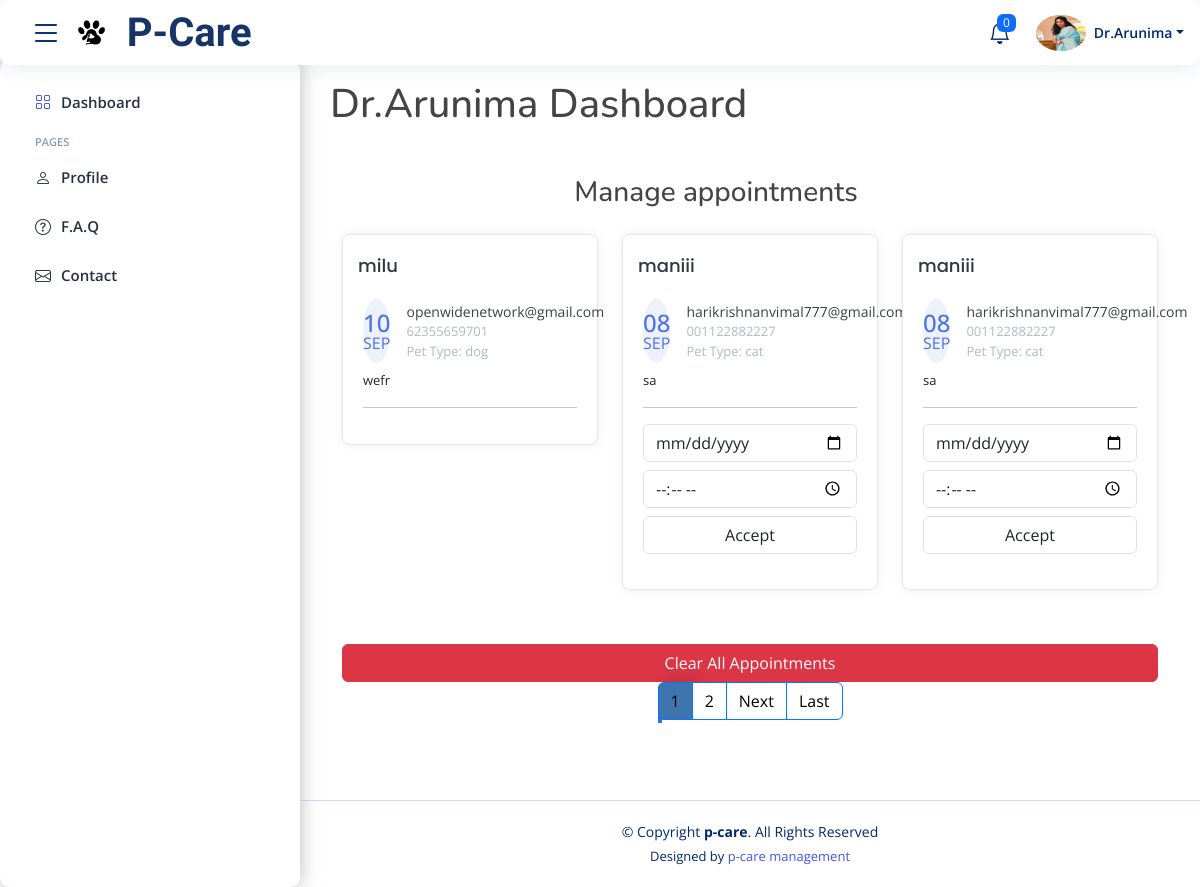
Page /hospital/dashboard/ (signed in) on the earlier database version.
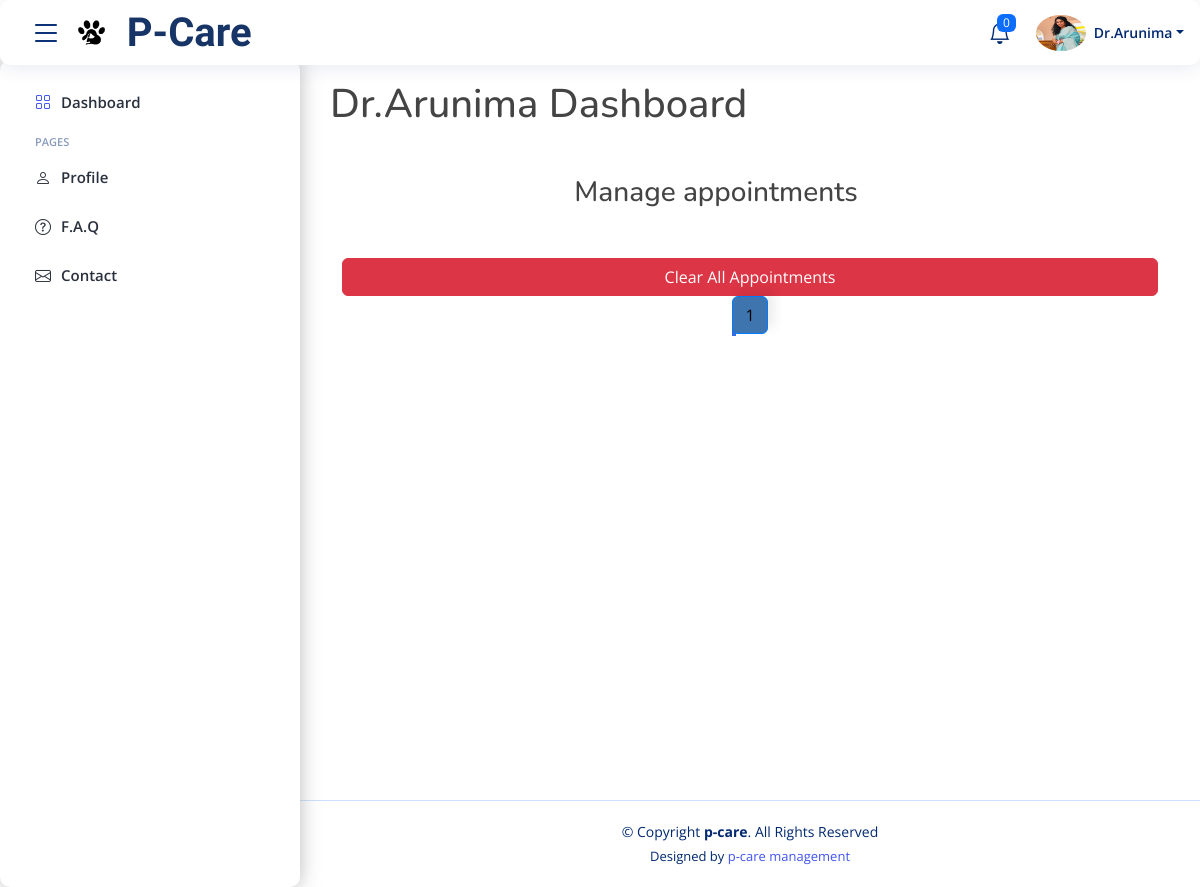
Same page on the later database version.
### user/models.py (models this page shows, shortened)
class Appointment(models.Model):
    user = models.ForeignKey(User, on_delete=models.CASCADE)
    pet_profile = models.ForeignKey('user.PetProfile', on_delete=models.CASCADE, default=1)  # Set default here
    name = models.CharField(max_length=100)
    email = models.EmailField()
    phone = models.CharField(max_length=15)
    treatment_type = models.CharField(max_length=20, choices=TREATMENT_CHOICES)
    hospital = models.ForeignKey('doctor.Hospital', on_delete=models.CASCADE)
    notes = models.TextField(blank=True, null=True)
    scheduled_date = models.DateTimeField(default=timezone.now)
    sent_date = models.DateField(default=timezone.now)
    accepted = models.BooleanField(default=False)
    accepted_date = models.DateField(auto_now_add=False, null=True, blank=True)
    class Meta:
        ordering = ["-sent_date"]

class PetProfile(models.Model):
    PET_TYPES = [
        ('dog', 'Dog'),
        ('cat', 'Cat'),
        ('bird', 'Bird'),
    ]
    user = models.OneToOneField(User, on_delete=models.CASCADE)
    pet_name = models.CharField(max_length=100)
    pet_birthdate = models.DateField()
    pet_type = models.CharField(max_length=10, choices=PET_TYPES)

### doctor/views.py (the view, shortened to what this page needs)
# urls.py: path('hospital/dashboard/', views.hospital_dashboard, name='hospital_dashboard'),
@login_required
def hospital_dashboard(request):
    if hasattr(request.user, 'hospital'):
        hospital = request.user.hospital
        appointments_list = Appointment.objects.filter(hospital=hospital).order_by('-sent_date')
        paginator = Paginator(appointments_list, 3)
        page = request.GET.get('page')
        try:
            appointments = paginator.page(page)
        except PageNotAnInteger:
            appointments = paginator.page(1)
        except EmptyPage:
            appointments = paginator.page(paginator.num_pages)
        context = {
            'hospital': hospital,
            'appointments': appointments,
        }
        return render(request, 'hospital_dashboard.html', context)
    else:
        return redirect('hospital_login')

### doctor/templates/hospital_dashboard.html (shortened to what this page needs)
{% extends "base_doc.html" %}
{% load static %}
{% block maincss %}
<link href="{% static '/css/treatment.css' %}" rel="stylesheet">
{% endblock %}
{% block content %}
<h1>{{ hospital.name }} Dashboard</h1>
<div class="container mt-5">
    <div class="col-11 text-center mt-4 mb-4">
        <h3>Manage appointments</h3>
    </div>
    <div class="row">
      {% for appointment in appointments %}
        <div class="col-lg-4">
            <div class="card card-margin">
                <div class="card-header no-border">
                    <h5 class="card-title">{{ appointment.name }}</h5>
                </div>
                <div class="card-body pt-0">
                    <div class="widget-49">
                        <div class="widget-49-title-wrapper">
                            <div class="widget-49-date-primary">
                                <span class="widget-49-date-day">{{appointment.sent_date|date:"d"}}</span>
                                <span class="widget-49-date-month">{{appointment.sent_date|date:"M"}}</span>
                            </div>
                            <div class="widget-49-meeting-info">
                                <span class="widget-49-pro-title">{{ appointment.email }}</span>
                                <span class="widget-49-meeting-time">{{ appointment.phone }}</span>
                                <span class="widget-49-meeting-time">Pet Type: {{ appointment.pet_profile.pet_type }}</span>
                            </div>
                        </div>
                        <div class="widget-49-meeting-points">
                            <span>{{ appointment.notes }}</span>
                        </div>
                        <hr class="w-100">
                        {% if not appointment.accepted %}
                        <form method="POST" action="{% url 'hospital_dashboard' %}">
                        <div class="form-group">
                            <input type="date" name="date" class="form-control mb-2"
                                placeholder="Date"
                                value="" min="{{ today_date }}" max="2030-12-31">
                            <input type="time" name="time" class="form-control mb-2"
                                placeholder="Time">
                            <input class="btn-block btn-primary form-control" type="submit" name="accept_appointment" value="Accept">
                        </div>
                        </form>
                        {% endif %}
                    </div>
                </div>
            </div>
        </div>
        {% endfor %}
    </div>
    <form method="POST" action="{% url 'hospital_dashboard' %}" class="mt-4">
        <input type="submit" name="clear_appointments" value="Clear All Appointments" class="btn btn-danger">
    </form>
    <div class="wrapper">
      <nav aria-label="Page navigation example">
          <ul class="pagination justify-content-center">
              {% for num in appointments.paginator.page_range %}
              <li class="page-item {% if num == appointments.number %}active{% endif %}">
                  <a class="page-link" href="?page={{ num }}">{{ num }}</a>
              </li>
              {% endfor %}
              {% if appointments.has_next %}
              <li class="page-item"><a class="page-link" href="?page={{ appointments.next_page_number }}">Next</a></li>
              <li class="page-item"><a class="page-link" href="?page={{ appointments.paginator.num_pages }}">Last</a></li>
              {% endif %}
            </ul>
        </nav>
    </div>
{% endblock %}

Differences in the rows shown:
removed Appointment: name "milu", sent_date "10", sent_date "SEP", email "openwidenetwork@gmail.com", phone "62355659701", pet_profile.pet_type "dog", notes "wefr"
removed Appointment: name "maniii", sent_date "08", sent_date "SEP", email "harikrishnanvimal777@gmail.com", phone "001122882227", pet_profile.pet_type "cat", notes "sa"
removed Appointment: name "maniii", sent_date "08", sent_date "SEP", email "harikrishnanvimal777@gmail.com", phone "001122882227", pet_profile.pet_type "cat", notes "sa"
Other differences:
list line gone: "2"
text no longer shown: "Next Last"
